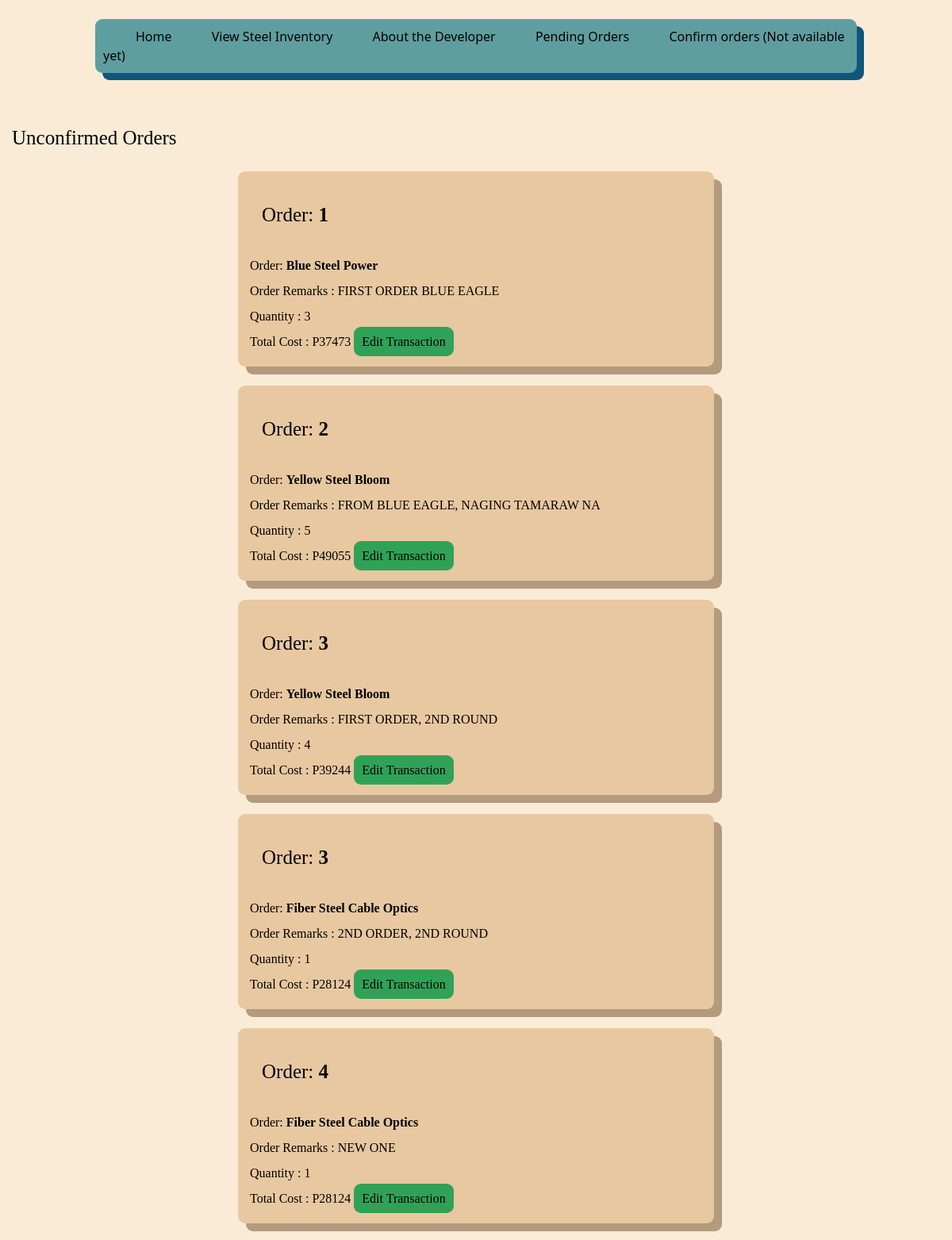
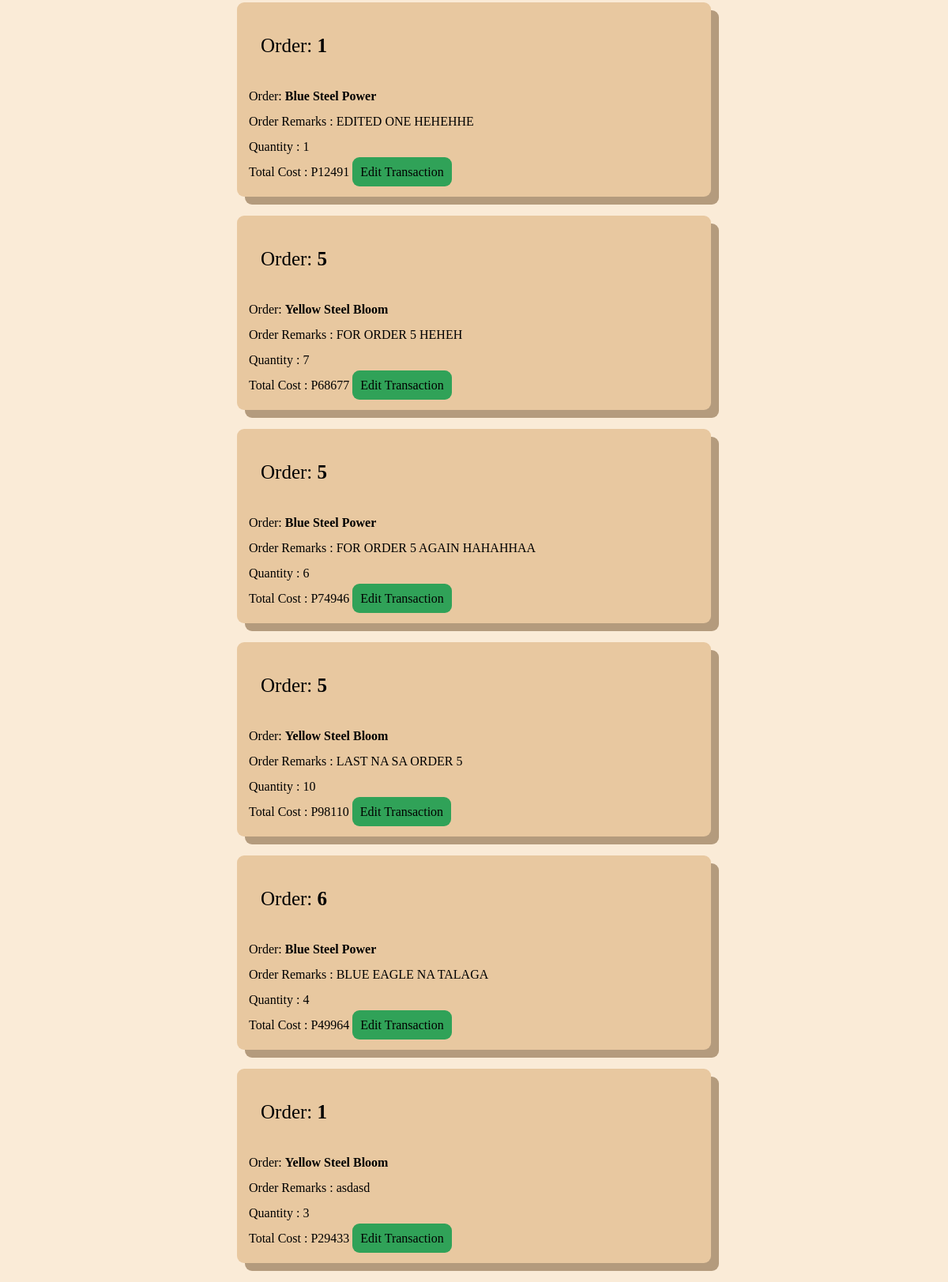
The page /UnfinishedTransactions (signed in) on the database its author committed (2 pictures, top to bottom).
### Inventory/models.py (models this page shows)
class OrderedProduct(models.Model):
    Order = models.ForeignKey(Product, on_delete=models.CASCADE)
    remarks = models.CharField(max_length=200)
    quantity = models.IntegerField(default=0)
    totalcost = models.IntegerField(default=0)
    Finalorder = models.ForeignKey(FinalOrder, on_delete=models.CASCADE, default=None)
    objects = models.Manager()

class FinalOrder(models.Model):
    TotalCost = models.IntegerField(default=0)
    ProductInfo = models.CharField(max_length=400)
    Finished = models.IntegerField(default=0) #0 is for not yet finished
    OrderDate = models.DateField(auto_now_add=True)#auto_now_add=True)
    OrderID = models.CharField(max_length=13, null=True)
    objects = models.Manager()

class Product(models.Model): #Steels, not food
    objects = models.Manager()
    Name = models.CharField(max_length=30, unique=True)
    Image = models.ImageField(null= True, blank=True, upload_to="images/") #not have image if we dont have one, uploaded to images folder automatically
    Manufacturer = models.CharField(max_length=30)
    Length = models.CharField(max_length=20)
    Cost = models.CharField(max_length=10)
    Stock = models.BigIntegerField()
    Description = models.CharField(null=True, max_length=500)
    Contact = models.CharField(null= True, max_length=500)

### Inventory/views.py (the view)
# urls.py: path('UnfinishedTransactions', views.EditTrans, name='UnfTrans'),
def EditTrans(request):
    condition = ""
    pricelist = 0
    Orders = FinalOrder.objects.all()
    OrderedProducts = OrderedProduct.objects.all()
    if request.user.is_authenticated:
        condition = True
        return render(request,'Inventory/cart.html',{
                    'C' : condition,
                    'CurrentProd' : OrderedProducts,
                    'O' : Orders,
                    'price' : pricelist
                })
    else:
        condition = False
        return render(request,'Inventory/cart.html',{
                'C' : condition
            })

### Inventory/templates/Inventory/cart.html (shortened to what this page needs)
{% extends 'Inventory/base.html' %}
{% load static %}
    {% block content %}
    <br><br>
    <div class="Largetext"> Unconfirmed Orders </div>
            {% for c in CurrentProd %}
            <div class="container">
                <div class="bodytext">
                <div class="Largetext"> Order:  <b> {{c.Finalorder.pk}} </b> </div>
                Order: <b> {{c.Order.Name}} </b> <br>
                Order Remarks : {{c.remarks}} <br>
                Quantity : {{c.quantity}} <br>
                Total Cost : P{{c.totalcost}}
                <a class="Button" href="{% url 'editorder' pk=c.pk %}"> Edit Transaction </a>
                </div>
            </div>
            <br>
            {% endfor %}
    {% endblock %}

### rows shown on the page
OrderedProduct: Finalorder.pk "1", Order.Name "Blue Steel Power", remarks "FIRST ORDER BLUE EAGLE", quantity "3", totalcost "37473"
OrderedProduct: Finalorder.pk "2", Order.Name "Yellow Steel Bloom", remarks "FROM BLUE EAGLE, NAGING TAMARAW NA", quantity "5", totalcost "49055"
OrderedProduct: Finalorder.pk "3", Order.Name "Yellow Steel Bloom", remarks "FIRST ORDER, 2ND ROUND", quantity "4", totalcost "39244"
OrderedProduct: Finalorder.pk "3", Order.Name "Fiber Steel Cable Optics", remarks "2ND ORDER, 2ND ROUND", quantity "1", totalcost "28124"
OrderedProduct: Finalorder.pk "4", Order.Name "Fiber Steel Cable Optics", remarks "NEW ONE", quantity "1", totalcost "28124"
OrderedProduct: Finalorder.pk "1", Order.Name "Blue Steel Power", remarks "EDITED ONE HEHEHHE", quantity "1", totalcost "12491"
OrderedProduct: Finalorder.pk "5", Order.Name "Yellow Steel Bloom", remarks "FOR ORDER 5 HEHEH", quantity "7", totalcost "68677"
OrderedProduct: Finalorder.pk "5", Order.Name "Blue Steel Power", remarks "FOR ORDER 5 AGAIN HAHAHHAA", quantity "6", totalcost "74946"
OrderedProduct: Finalorder.pk "5", Order.Name "Yellow Steel Bloom", remarks "LAST NA SA ORDER 5", quantity "10", totalcost "98110"
OrderedProduct: Finalorder.pk "6", Order.Name "Blue Steel Power", remarks "BLUE EAGLE NA TALAGA", quantity "4", totalcost "49964"
OrderedProduct: Finalorder.pk "1", Order.Name "Yellow Steel Bloom", remarks "asdasd", quantity "3", totalcost "29433"
